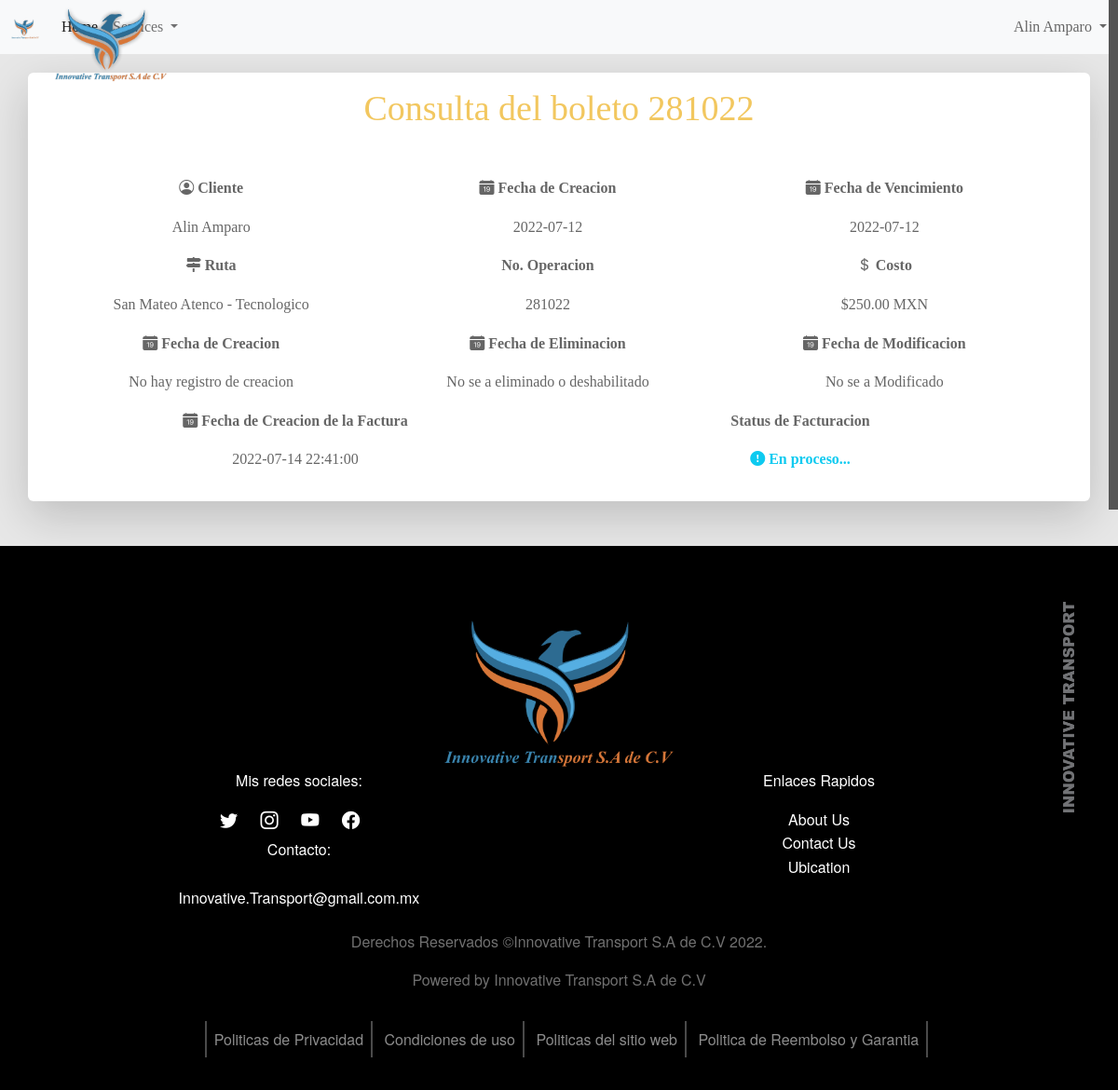
The app's page /admin/operaciones/consulta.php?operacion=281022 (signed in) with its own data.
### tables this page shows
CREATE TABLE `tickets` (
  `idTicket` int(11) NOT NULL,
  `idCliente` int(11) DEFAULT NULL,
  `matricula` int(11) DEFAULT NULL,
  `fechaC` date DEFAULT NULL,
  `fechaV` date DEFAULT NULL,
  `costo` double(10,2) DEFAULT NULL,
  `N_Operacion` int(11) DEFAULT NULL,
  `idRuta` int(11) DEFAULT NULL,
  `idHorario` int(11) DEFAULT NULL,
  `dateModificacion` datetime DEFAULT NULL,
  `dateEliminacion` datetime DEFAULT NULL,
  `dateCreacion` datetime DEFAULT NULL
);

CREATE TABLE `cliente` (
  `idCliente` int(11) NOT NULL,
  `nombre` varchar(50) DEFAULT NULL,
  `apellidos` varchar(50) DEFAULT NULL,
  `fechaNac` date DEFAULT NULL,
  `idTUsuario` int(11) DEFAULT NULL,
  `email` varchar(255) DEFAULT NULL,
  `telefono` varchar(14) DEFAULT NULL,
  `calle` varchar(100) DEFAULT NULL,
  `numExt` int(11) DEFAULT NULL,
  `numInt` int(11) DEFAULT NULL,
  `municipio` varchar(100) DEFAULT NULL,
  `codigoPostal` int(11) DEFAULT NULL,
  `idServicio` int(11) NOT NULL,
  `idEscuela` int(11) DEFAULT NULL,
  `Status` int(11) NOT NULL,
  `Sexo` char(12) NOT NULL,
  `password` varchar(100) NOT NULL,
  `dateCreacion` datetime DEFAULT NULL,
  `dateModificacion` datetime DEFAULT NULL,
  `dateEliminacion` datetime DEFAULT NULL,
  `img` varchar(255) DEFAULT NULL
);

CREATE TABLE `rutas` (
  `idRuta` int(11) NOT NULL,
  `nombre` varchar(100) DEFAULT NULL,
  `idTerminales` varchar(255) NOT NULL
);

CREATE TABLE `facturas` (
  `idFactura` int(11) NOT NULL,
  `idCliente` int(11) NOT NULL,
  `Producto` varchar(100) DEFAULT NULL,
  `costo` double(10,2) DEFAULT NULL,
  `fechaC` datetime DEFAULT NULL,
  `idTicket` int(11) DEFAULT NULL,
  `status` int(11) NOT NULL,
  `dateProceso` datetime DEFAULT NULL,
  `dateAprobada` datetime DEFAULT NULL,
  `dateRechazada` datetime DEFAULT NULL
);

### admin/operaciones/consulta.php (the view, shortened to what this page needs)
<?php
require_once './../../includes/header.php';
require '../../config/ConexionDB.php';
if ($_REQUEST['operacion']) {
    $querytickets = 'SELECT * FROM tickets WHERE N_Operacion =' . $_REQUEST['operacion'];
    $tickets = mysqli_query($conexion, $querytickets);
    $row_tickets = mysqli_fetch_assoc($tickets);
    $querycliente = 'SELECT * FROM cliente WHERE idCliente = ' . $row_tickets['idCliente'];
    $cliente = mysqli_query($conexion, $querycliente);
    $queryrutas = 'SELECT * FROM rutas WHERE idRuta =' . $row_tickets['idRuta'];
    $rutas = mysqli_query($conexion, $queryrutas);
    $facturacion = 'SELECT * FROM facturas INNER JOIN tickets ON N_Operacion = '. $_REQUEST['operacion'];
    $facturas = mysqli_query($conexion, $facturacion);
    $row_facturas = mysqli_fetch_assoc($facturas);
    $facturacion_validacion = 'SELECT * FROM facturas WHERE idTicket = '. $row_facturas['idTicket'];
    $facturacion_validacion = mysqli_query($conexion, $facturacion_validacion);
    $row_facturas_validacion = mysqli_fetch_assoc($facturacion_validacion);
}
?>
<section class="modificar-boleto">
    <div class="container">
        <div class="row shadow-lg p-3 mb-5 bg-body rounded">
            <img src="<?= base_url ?>assets/img/Innovative Transport S.A de C.V (1).png" style="width: 146px;padding-left: 12px;position: absolute;" alt="">
            <h1>Consulta del boleto <?php echo $row_tickets['N_Operacion'] ?></h1>
            <div class="row" style="padding-block-start: 20px;">
                <div class="container">
                    <div class="row">
                        <div class="col order-last">
                        <p style="font-weight: bold;"><i class="bi bi-calendar-date-fill"></i> Fecha de Vencimiento</p>
                            <p><?php echo $row_tickets['fechaV'] ?></p>
                        </div>
                        <div class="col">
                        <p style="font-weight: bold;"><i class="bi bi-calendar-date-fill"></i> Fecha de Creacion</p>
                            <p><?php echo $row_tickets['fechaC'] ?></p>
                        </div>
                        <div class="col order-first">
                        <p style="font-weight: bold;"><i class="bi bi-person-circle"></i> Cliente</p>
                            <?php while ($row_cliente = mysqli_fetch_assoc($cliente)) { ?>
                                <p><?php echo $row_cliente['nombre'] ?> <?php echo $row_cliente['apellidos'] ?></p>
                            <?php }
                            mysqli_free_result($cliente); ?>
                        </div>
                    </div>
                </div>
                <div class="container">
                    <div class="row">
                        <div class="col order-last">
                        <p style="font-weight: bold;"><i class="bi bi-currency-dollar"></i> Costo</p>
                            <p>$<?php echo $row_tickets['costo'] ?> MXN</p>
                        </div>
                        <div class="col">
                        <p style="font-weight: bold;">No. Operacion</p>
                            <p><?php echo $row_tickets['N_Operacion'] ?></p>
                        </div>
                        <div class="col order-first">
                        <p style="font-weight: bold;"><i class="fa fa-map-signs" aria-hidden="true"></i> Ruta</p>
                            <?php while ($row_rutas = mysqli_fetch_assoc($rutas)) { ?>
                                <p><?php echo $row_rutas['nombre'] ?></p>
                            <?php }
                            mysqli_free_result($rutas); ?>
                        </div>
                    </div>
                </div>
                <div class="container">
                    <div class="row">
                        <div class="col order-last">
                        <p style="font-weight: bold;"><i class="bi bi-calendar-date-fill"></i> Fecha de Modificacion</p>
                            <?php if ($row_tickets['dateModificacion'] == '') {?>
                                <p>No se a Modificado</p>
                            <?php }else{ ?>
                            <p><?php echo $row_tickets['dateModificacion'] ?></p>
                            <?php } ?>
                        </div>
                        <div class="col">
                        <p style="font-weight: bold;"><i class="bi bi-calendar-date-fill"></i> Fecha de Eliminacion</p>
                            <?php if ($row_tickets['dateEliminacion'] == '') {?>
                                <p>No se a eliminado o deshabilitado</p>
                            <?php }else{ ?>
                                <p><?php echo $row_tickets['dateEliminacion'] ?></p>
                            <?php } ?>
                        </div>
                        <div class="col order-first">
                        <p style="font-weight: bold;"><i class="bi bi-calendar-date-fill"></i> Fecha de Creacion</p>
                            <?php if ($row_tickets['dateCreacion'] == '') {?>
                                <p>No hay registro de creacion</p>
                            <?php }else{ ?>
                                <p><?php echo $row_tickets['dateCreacion'] ?></p>
                            <?php } ?>
                        </div>
                    </div>
                </div>
                <div class="container">
                    <div class="row">
                        <div class="col order-last">
                            <p style="font-weight: bold;">Status de Facturacion</p>
                            <?php if ($row_facturas_validacion['status'] == 1) {?>
                                <p class="text-primary" style="font-weight: 700;"><i class="bi bi-file-earmark-check-fill"></i> Solicitada</p>
                            <?php }elseif($row_facturas_validacion['status'] == 2){ ?>
                            <p class="text-info" style="font-weight: 700;"><i class="bi bi-exclamation-circle-fill"></i> En proceso...</p>
                            <?php }elseif ($row_facturas_validacion['status'] == 3) {?>
                                <p class="text-success" style="font-weight: 700;"><i class="bi bi-check2"></i> Aprobada </p>
                           <?php }elseif($row_facturas_validacion['status'] == 4) {?>
                            <p class="text-danger" style="font-weight: 700;"><i class="bi bi-x-lg"></i> Rechazada </p>
                           <?php }else{?>
                            <p class="text-danger" style="font-weight: 700;"><i class="bi bi-x-lg"></i> No sea solicitado facturacion </p>
                           <?php } ?>
                        </div>
                        <div class="col">
                        <p style="font-weight: bold;"><i class="bi bi-calendar-date-fill"></i> Fecha de Creacion de la Factura</p>
                            <?php if ($row_facturas_validacion['fechaC'] == '') {?>
                                <p>No sea solicitado facturacion</p>
                            <?php }else{ ?>
                                <p><?php echo $row_facturas_validacion['fechaC'] ?></p>
                            <?php } ?>
                        </div>
                    </div>
                </div>
            </div>
        </div>
    </div>
</section>
<?php include_once './../../includes/footer.php';

### assets/css/style.css (style rules this page uses)
:root { --color-default: #F2C75F; }
body { width: 100%; height: 100%; font-family: 'Times New Roman', Times, serif !important; font-weight: 300; color: #666; background-color: #e7e7e7; font-size: 16px; line-height: 1.6em; }
html { width: 100%; height: 100%; }
h1 { font-size: 38px; }
h1, h2, h3, h4, h5, h6 { margin: 0 0 30px; font-family: 'Times New Roman', Times, serif; font-weight: 400; color: #111; }
.modificar-boleto { text-align: center; padding-top: 20px; }
.modificar-boleto h1 { color: var(--color-default); }

### admin/assets/css/style.css (style rules this page uses)
* { padding: 0px; margin: 0px; top: 0px; }

### records on screen
tickets: N_Operacion "281022", fechaV "2022-07-12", fechaC "2022-07-12", costo "250.00"
cliente: nombre "Alin", apellidos "Amparo"
rutas: nombre "San Mateo Atenco - Tecnologico"
facturas: fechaC "2022-07-14 22:41:00"

### other values on screen
$_SESSION['nombre'] "Alin"
$_SESSION['apellidos'] "Amparo"
